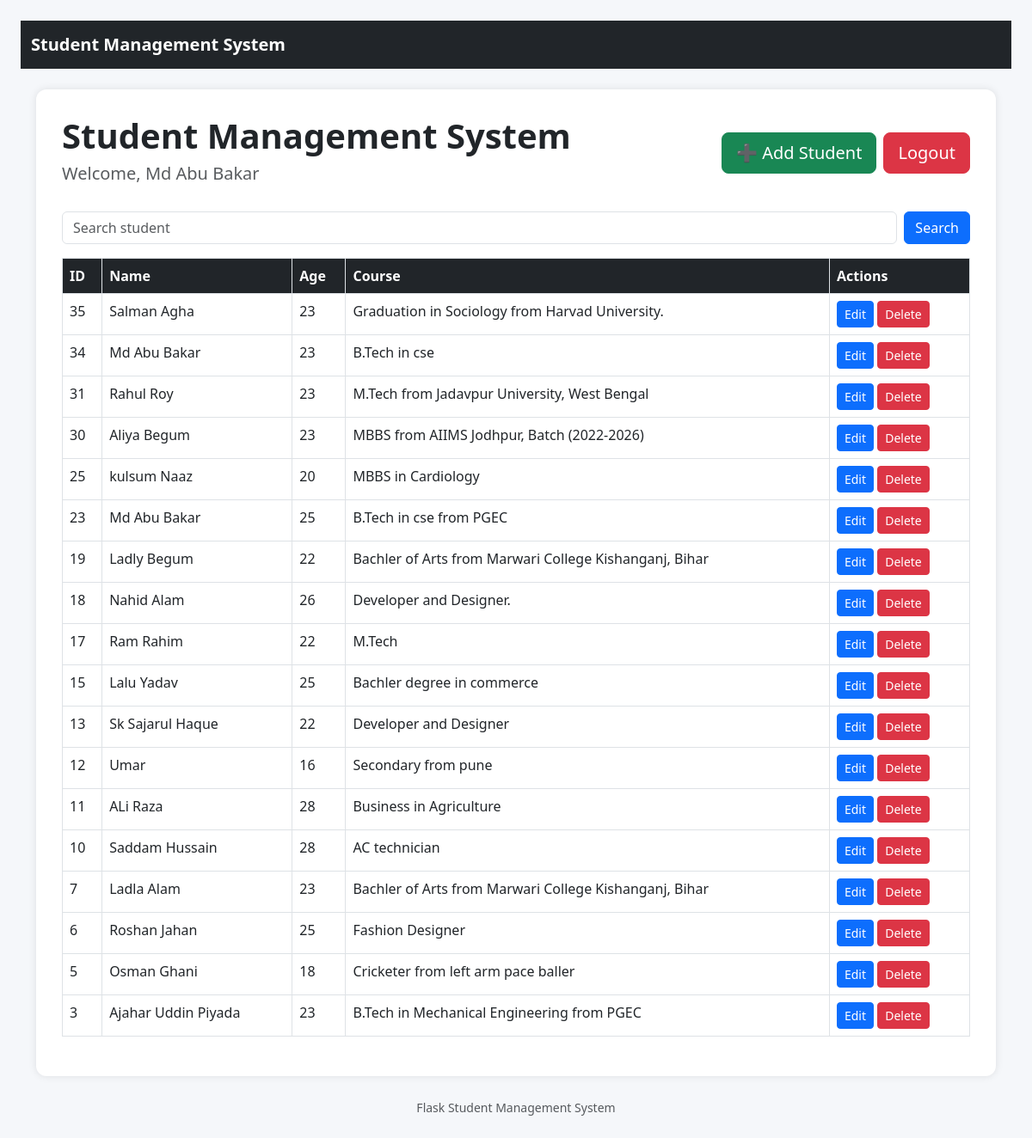
The page / (signed in) on the database its author committed.
### tables this page shows
CREATE TABLE students (
            id INTEGER PRIMARY KEY AUTOINCREMENT,
            name TEXT,
            age INTEGER,
            course TEXT,
            UNIQUE(name, age, course)
        );

### app.py (the view)
@app.route("/")
def home():
    if 'user' not in session:
        return redirect('/login')
    conn = sqlite3.connect("students.db")
    cursor = conn.cursor()
    query = request.args.get("q", "")
    if query:
        cursor.execute(
            "SELECT * FROM students WHERE LOWER(name) LIKE ? ORDER BY id DESC",
            ('%' + query.lower() + '%',)
        )
    else:
        cursor.execute(
            "SELECT * FROM students ORDER BY id DESC"
        )
    students = cursor.fetchall()
    conn.close()
    return render_template(
        "index.html",
        students=students,
        query=query,
        count=len(students),
        user=session['user']
    )

### templates/index.html (shortened to what this page needs)
<!DOCTYPE html>
<html>
<head>
    <link href="https://cdn.jsdelivr.net/npm/bootstrap@5.3.0/dist/css/bootstrap.min.css"
          rel="stylesheet">
</head>
<body class="p-4">
<nav class="navbar navbar-dark bg-dark mb-4">
    <div class="container-fluid">
        <span class="navbar-brand fw-bold">
            Student Management System
        </span>
    </div>
</nav>
<div class="container">
<div class="main-container">
    <div class="d-flex justify-content-between align-items-center mb-4">
        <div>
            <h1 class="fw-bold">
                Student Management System
            </h1>
            <h5 class="text-muted">
                Welcome, {{ user }}
            </h5>
        </div>
        <div class="d-flex gap-2">
            <a href="/add" class="btn btn-success btn-lg">
                ➕ Add Student
            </a>
            <a href="/logout"
            class="btn btn-danger btn-lg"
            onclick="return confirm('Are you sure you want to logout?')">
                Logout
            </a>
        </div>
    </div>
    <form method="GET" class="d-flex gap-2 mb-3">
        <input
            type="text"
            name="q"
            class="form-control"
            placeholder="Search student"
            value="{{ query }}"
        >
        <button type="submit"
                class="btn btn-primary">
            Search
        </button>
    </form>
    <div class="table-responsive">
    <table class="table table-bordered table-hover">
        <thead>
            <tr>
                <th>ID</th>
                <th>Name</th>
                <th>Age</th>
                <th>Course</th>
                <th>Actions</th>
            </tr>
        </thead>
        <tbody>
            {% if students %}
                {% for s in students %}
                <tr>
                    <td>{{ s[0] }}</td>
                    <td>{{ s[1] }}</td>
                    <td>{{ s[2] }}</td>
                    <td>{{ s[3] }}</td>
                    <td>
                        <a href="/edit/{{ s[0] }}"
                           class="btn btn-primary btn-sm">
                           Edit
                        </a>
                        <a href="/delete/{{ s[0] }}"
                           class="btn btn-danger btn-sm"
                           onclick="return confirm('Are you sure?')">
                           Delete
                        </a>
                    </td>
                </tr>
                {% endfor %}
            {% endif %}
        </tbody>
    </table>
    </div>
</div>
</div>
<footer class="text-center mt-4 text-muted">
    <small>
        Flask Student Management System
    </small>
</footer>
</body>
</html>

### templates/index.html (style rules this page uses)
body { background-color:#f5f7fa; }
.main-container { background:white; padding:30px; border-radius:12px; box-shadow:0 0 10px rgba(0,0,0,0.1); }
.table th { background:#212529; color:white; }
.btn { transition:0.3s; }

### rows shown on the page
students: id "35", name "Salman Agha", age "23", course "Graduation in Sociology from Harvad University."
students: id "34", name "Md Abu Bakar", age "23", course "B.Tech in cse"
students: id "31", name "Rahul Roy", age "23", course "M.Tech from Jadavpur University, West Bengal"
students: id "30", name "Aliya Begum", age "23", course "MBBS from AIIMS Jodhpur, Batch (2022-2026)"
students: id "25", name "kulsum Naaz", age "20", course "MBBS in Cardiology"
students: id "23", name "Md Abu Bakar", age "25", course "B.Tech in cse from PGEC"
students: id "19", name "Ladly Begum", age "22", course "Bachler of Arts from Marwari College Kishanganj, Bihar"
students: id "18", name "Nahid Alam", age "26", course "Developer and Designer."
students: id "17", name "Ram Rahim", age "22", course "M.Tech"
students: id "15", name "Lalu Yadav", age "25", course "Bachler degree in commerce"
students: id "13", name "Sk Sajarul Haque", age "22", course "Developer and Designer"
students: id "12", name "Umar", age "16", course "Secondary from pune"
students: id "11", name "ALi Raza", age "28", course "Business in Agriculture"
students: id "10", name "Saddam Hussain", age "28", course "AC technician"
students: id "7", name "Ladla Alam", age "23", course "Bachler of Arts from Marwari College Kishanganj, Bihar"
students: id "6", name "Roshan Jahan", age "25", course "Fashion Designer"
students: id "5", name "Osman Ghani", age "18", course "Cricketer from left arm pace baller"
students: id "3", name "Ajahar Uddin Piyada", age "23", course "B.Tech in Mechanical Engineering from PGEC"

### other values the page prints
{{ user }} "Md Abu Bakar"
